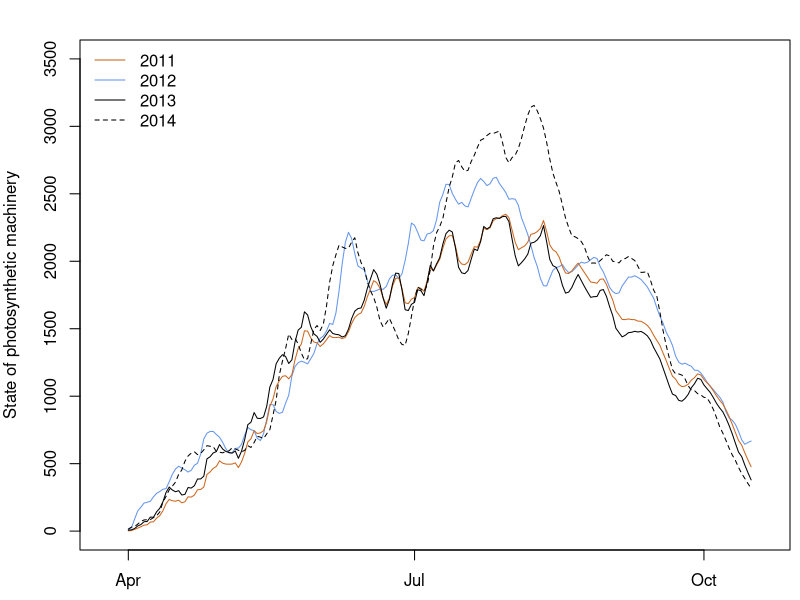

Reproduce this figure in R.

setwd('input/')

datafile<-read.table("Fig_1_State_of_photosynthetic.txt", header=TRUE)

S2011<-datafile$X2011
S2012<-datafile$X2012
S2013<-datafile$X2013
S2014<-datafile$X2014

days<-seq(as.Date("2014-04-01"), as.Date("2014-10-16"), by="days", format="%m-%d-%Y")
xlimits<-c(as.Date("2014-03-25", sep=""),as.Date("2014-10-20", sep=""))

par(mfrow=c(1, 1))
par(mar = c(0.5, 4, 2, 0), oma = c(2, 0, 0, 0.5))  # Marginaalien asetuksia

plot(y=S2011, x=days, col="cornflowerblue", ylim=c(-0,3500), xlim=xlimits, type="l",xlab="",ylab="State of photosynthetic machinery")
lines(y=S2012, x=days, col="chocolate3")
lines(y=S2013, x=days, col="black")
lines(y=S2014, x=days, col="black", lty=2)
legend("topleft", c("2011","2012","2013","2014"), col=c("chocolate3","cornflowerblue","black","black"), lty=c(1,1,1,2), bty = "n")
